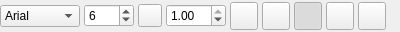
<?xml version="1.0" encoding="UTF-8"?>
<!-- CloudViewer: www.cloudViewer.org -->
<!-- SPDX-License-Identifier: MIT -->
<ui version="4.0">
 <class>ecvFontPropertyWidget</class>
 <widget class="QWidget" name="ecvFontPropertyWidget">
  <property name="geometry">
   <rect>
    <x>0</x>
    <y>0</y>
    <width>400</width>
    <height>32</height>
   </rect>
  </property>
  <property name="windowTitle">
   <string>Font Properties</string>
  </property>
  <layout class="QHBoxLayout" name="mainLayout">
   <property name="leftMargin">
    <number>0</number>
   </property>
   <property name="topMargin">
    <number>0</number>
   </property>
   <property name="rightMargin">
    <number>0</number>
   </property>
   <property name="bottomMargin">
    <number>0</number>
   </property>
   <property name="spacing">
    <number>4</number>
   </property>
   <item>
    <widget class="QComboBox" name="fontFamilyComboBox">
     <property name="minimumSize">
      <size>
       <width>80</width>
       <height>0</height>
      </size>
     </property>
     <property name="toolTip">
      <string>Select font family</string>
     </property>
     <property name="sizeAdjustPolicy">
      <enum>QComboBox::AdjustToContents</enum>
     </property>
     <item>
      <property name="text">
       <string>Arial</string>
      </property>
     </item>
     <item>
      <property name="text">
       <string>Courier</string>
      </property>
     </item>
     <item>
      <property name="text">
       <string>Times</string>
      </property>
     </item>
    </widget>
   </item>
   <item>
    <widget class="QSpinBox" name="fontSizeSpinBox">
     <property name="minimumSize">
      <size>
       <width>50</width>
       <height>0</height>
      </size>
     </property>
     <property name="toolTip">
      <string>Set font size</string>
     </property>
     <property name="minimum">
      <number>1</number>
     </property>
     <property name="maximum">
      <number>999</number>
     </property>
     <property name="value">
      <number>6</number>
     </property>
    </widget>
   </item>
   <item>
    <widget class="QToolButton" name="fontColorButton">
     <property name="minimumSize">
      <size>
       <width>0</width>
       <height>0</height>
      </size>
     </property>
     <property name="sizePolicy">
      <sizepolicy hsizetype="Minimum" vsizetype="Fixed">
       <horstretch>0</horstretch>
       <verstretch>0</verstretch>
      </sizepolicy>
     </property>
     <property name="toolTip">
      <string>Set font color</string>
     </property>
     <property name="toolButtonStyle">
      <enum>Qt::ToolButtonTextBesideIcon</enum>
     </property>
     <property name="text">
      <string/>
     </property>
    </widget>
   </item>
   <item>
    <widget class="QDoubleSpinBox" name="fontOpacitySpinBox">
     <property name="minimumSize">
      <size>
       <width>60</width>
       <height>0</height>
      </size>
     </property>
     <property name="toolTip">
      <string>Set font opacity</string>
     </property>
     <property name="decimals">
      <number>2</number>
     </property>
     <property name="minimum">
      <double>0.000000000000000</double>
     </property>
     <property name="maximum">
      <double>1.000000000000000</double>
     </property>
     <property name="singleStep">
      <double>0.100000000000000</double>
     </property>
     <property name="value">
      <double>1.000000000000000</double>
     </property>
    </widget>
   </item>
   <item>
    <widget class="QToolButton" name="boldButton">
     <property name="minimumSize">
      <size>
       <width>28</width>
       <height>28</height>
      </size>
     </property>
     <property name="toolTip">
      <string>Bold</string>
     </property>
     <property name="icon">
      <iconset>
       <normaloff>:/Resources/images/svg/font/pqBold24.svg</normaloff>
       <normalon>:/Resources/images/svg/font/pqBold24.svg</normalon>
      </iconset>
     </property>
     <property name="checkable">
      <bool>true</bool>
     </property>
    </widget>
   </item>
   <item>
    <widget class="QToolButton" name="italicButton">
     <property name="minimumSize">
      <size>
       <width>28</width>
       <height>28</height>
      </size>
     </property>
     <property name="toolTip">
      <string>Italic</string>
     </property>
     <property name="icon">
      <iconset>
       <normaloff>:/Resources/images/svg/font/pqItalics24.svg</normaloff>
       <normalon>:/Resources/images/svg/font/pqItalics24.svg</normalon>
      </iconset>
     </property>
     <property name="checkable">
      <bool>true</bool>
     </property>
    </widget>
   </item>
   <item>
    <widget class="QToolButton" name="shadowButton">
     <property name="minimumSize">
      <size>
       <width>28</width>
       <height>28</height>
      </size>
     </property>
     <property name="toolTip">
      <string>Shadow</string>
     </property>
     <property name="icon">
      <iconset>
       <normaloff>:/Resources/images/svg/font/pqShadow24.svg</normaloff>
       <normalon>:/Resources/images/svg/font/pqShadow24.svg</normalon>
      </iconset>
     </property>
     <property name="checkable">
      <bool>true</bool>
     </property>
     <property name="checked">
      <bool>true</bool>
     </property>
    </widget>
   </item>
   <item>
    <widget class="QToolButton" name="horizontalJustificationButton">
     <property name="minimumSize">
      <size>
       <width>28</width>
       <height>28</height>
      </size>
     </property>
     <property name="toolTip">
      <string>Horizontal justification</string>
     </property>
     <property name="popupMode">
      <enum>QToolButton::InstantPopup</enum>
     </property>
    </widget>
   </item>
   <item>
    <widget class="QToolButton" name="verticalJustificationButton">
     <property name="minimumSize">
      <size>
       <width>28</width>
       <height>28</height>
      </size>
     </property>
     <property name="toolTip">
      <string>Vertical justification</string>
     </property>
     <property name="popupMode">
      <enum>QToolButton::InstantPopup</enum>
     </property>
    </widget>
   </item>
   <item>
    <spacer name="horizontalSpacer">
     <property name="orientation">
      <enum>Qt::Horizontal</enum>
     </property>
     <property name="sizeHint" stdset="0">
      <size>
       <width>40</width>
       <height>20</height>
      </size>
     </property>
    </spacer>
   </item>
  </layout>
 </widget>
 <resources/>
 <connections/>
</ui>
